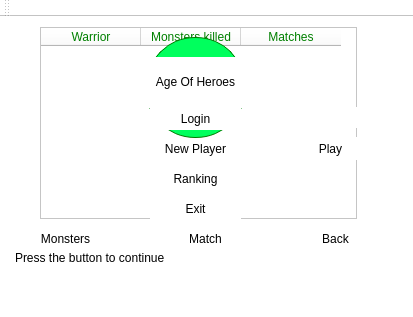
<?xml version="1.0" encoding="UTF-8"?>
<ui version="4.0">
 <class>MainWindow</class>
 <widget class="QMainWindow" name="MainWindow">
  <property name="geometry">
   <rect>
    <x>0</x>
    <y>0</y>
    <width>413</width>
    <height>317</height>
   </rect>
  </property>
  <property name="windowTitle">
   <string>MainWindow</string>
  </property>
  <property name="styleSheet">
   <string notr="true">background-color: rgb(255, 255, 255);</string>
  </property>
  <widget class="QWidget" name="centralWidget">
   <widget class="QPushButton" name="playBtn">
    <property name="geometry">
     <rect>
      <x>285</x>
      <y>120</y>
      <width>91</width>
      <height>23</height>
     </rect>
    </property>
    <property name="cursor">
     <cursorShape>PointingHandCursor</cursorShape>
    </property>
    <property name="styleSheet">
     <string notr="true">QPushButton{
	font: 16pt &quot;Pristina&quot;;
	border-radius: 50px;
	background-color: qradialgradient(spread:pad, cx:0.5, cy:0.5, radius:0.5, fx:0.5, fy:0.506, stop:0 rgba(255, 255, 255, 255));
}

QPushButton:hover:enabled{
	text-decoration: underline;
}

QPushButton:hover:pressed{
	color: rgb(0, 255, 127);
}

QPushButton::disabled{
	color: rgb(173, 173, 173);
}</string>
    </property>
    <property name="text">
     <string>Play</string>
    </property>
   </widget>
   <widget class="QPushButton" name="newPlayerBtn">
    <property name="geometry">
     <rect>
      <x>150</x>
      <y>120</y>
      <width>91</width>
      <height>23</height>
     </rect>
    </property>
    <property name="cursor">
     <cursorShape>PointingHandCursor</cursorShape>
    </property>
    <property name="styleSheet">
     <string notr="true">QPushButton{
	font: 16pt &quot;Pristina&quot;;
	border-radius: 50px;
	background-color: qradialgradient(spread:pad, cx:0.5, cy:0.5, radius:0.5, fx:0.5, fy:0.506, stop:0 rgba(255, 255, 255, 255));
}

QPushButton:hover:enabled{
	text-decoration: underline;
}

QPushButton:hover:pressed{
	color: rgb(0, 255, 127);
}</string>
    </property>
    <property name="text">
     <string>New Player</string>
    </property>
   </widget>
   <widget class="QPushButton" name="backBtn">
    <property name="geometry">
     <rect>
      <x>290</x>
      <y>210</y>
      <width>91</width>
      <height>23</height>
     </rect>
    </property>
    <property name="cursor">
     <cursorShape>PointingHandCursor</cursorShape>
    </property>
    <property name="styleSheet">
     <string notr="true">QPushButton{
	font: 16pt &quot;Pristina&quot;;
	border-radius: 50px;
	background-color: qradialgradient(spread:pad, cx:0.5, cy:0.5, radius:0.5, fx:0.5, fy:0.506, stop:0 rgba(255, 255, 255, 255));
}

QPushButton:hover:enabled{
	text-decoration: underline;
}

QPushButton:hover:pressed{
	color: rgb(0, 255, 127);
}

QPushButton::disabled{
	color: rgb(173, 173, 173);
}</string>
    </property>
    <property name="text">
     <string>Back</string>
    </property>
   </widget>
   <widget class="QLabel" name="label_3">
    <property name="geometry">
     <rect>
      <x>260</x>
      <y>90</y>
      <width>141</width>
      <height>21</height>
     </rect>
    </property>
    <property name="styleSheet">
     <string notr="true">font: 16pt &quot;Pristina&quot;;</string>
    </property>
    <property name="text">
     <string>&lt;html&gt;&lt;head/&gt;&lt;body&gt;&lt;p align=&quot;center&quot;&gt;&lt;br/&gt;&lt;/p&gt;&lt;/body&gt;&lt;/html&gt;</string>
    </property>
   </widget>
   <widget class="QPushButton" name="startBtn">
    <property name="geometry">
     <rect>
      <x>145</x>
      <y>20</y>
      <width>101</width>
      <height>101</height>
     </rect>
    </property>
    <property name="font">
     <font>
      <family>MV Boli</family>
      <pointsize>24</pointsize>
      <weight>50</weight>
      <italic>false</italic>
      <bold>false</bold>
     </font>
    </property>
    <property name="cursor">
     <cursorShape>PointingHandCursor</cursorShape>
    </property>
    <property name="styleSheet">
     <string notr="true">QPushButton{
	font: 24pt &quot;MV Boli&quot;;
	border-radius: 50px;
	background-color: qlineargradient(spread:pad, x1:0, y1:0, x2:1, y2:1, stop:0 rgba(0, 255, 93, 255));
	border-style: solid;
	border-color: rgb(0, 122, 0);
	border-width: 1px;
}

QPushButton:hover:enabled{
	background-color: qradialgradient(spread:pad, cx:0.5, cy:0.5, radius:0.5, fx:0.5, fy:0.5, stop:0.238636 rgba(158, 255, 194, 255), stop:1 rgba(73, 255, 140, 255));
}

QPushButton:hover:pressed{
	background-color: qradialgradient(spread:pad, cx:0.5, cy:0.5, radius:0.5, fx:0.5, fy:0.5, stop:0.119318 rgba(0, 192, 70, 255), stop:1 rgba(0, 255, 93, 255));
}

</string>
    </property>
    <property name="text">
     <string>Start</string>
    </property>
   </widget>
   <widget class="QPushButton" name="loginBtn">
    <property name="geometry">
     <rect>
      <x>150</x>
      <y>90</y>
      <width>91</width>
      <height>23</height>
     </rect>
    </property>
    <property name="cursor">
     <cursorShape>PointingHandCursor</cursorShape>
    </property>
    <property name="styleSheet">
     <string notr="true">QPushButton{
	font: 16pt &quot;Pristina&quot;;
	border-radius: 50px;
	background-color: qradialgradient(spread:pad, cx:0.5, cy:0.5, radius:0.5, fx:0.5, fy:0.506, stop:0 rgba(255, 255, 255, 255));
}

QPushButton:hover:enabled{
	text-decoration: underline;
}

QPushButton:hover:pressed{
	color: rgb(0, 255, 127);
}</string>
    </property>
    <property name="text">
     <string>Login</string>
    </property>
   </widget>
   <widget class="QLabel" name="label_2">
    <property name="geometry">
     <rect>
      <x>115</x>
      <y>40</y>
      <width>161</width>
      <height>51</height>
     </rect>
    </property>
    <property name="styleSheet">
     <string notr="true">font: 24pt &quot;Pristina&quot;;</string>
    </property>
    <property name="text">
     <string>&lt;html&gt;&lt;head/&gt;&lt;body&gt;&lt;p align=&quot;center&quot;&gt;Age Of Heroes&lt;/p&gt;&lt;/body&gt;&lt;/html&gt;</string>
    </property>
   </widget>
   <widget class="QTableWidget" name="tableWidget">
    <property name="geometry">
     <rect>
      <x>40</x>
      <y>10</y>
      <width>317</width>
      <height>192</height>
     </rect>
    </property>
    <property name="minimumSize">
     <size>
      <width>317</width>
      <height>0</height>
     </size>
    </property>
    <property name="styleSheet">
     <string notr="true">font: 14pt &quot;Pristina&quot;;
color: rgba(0, 128, 0, 255);</string>
    </property>
    <column>
     <property name="text">
      <string>Warrior</string>
     </property>
    </column>
    <column>
     <property name="text">
      <string>Monsters killed</string>
     </property>
    </column>
    <column>
     <property name="text">
      <string>Matches</string>
     </property>
    </column>
   </widget>
   <widget class="QPushButton" name="rankingBtn">
    <property name="geometry">
     <rect>
      <x>150</x>
      <y>150</y>
      <width>91</width>
      <height>23</height>
     </rect>
    </property>
    <property name="cursor">
     <cursorShape>PointingHandCursor</cursorShape>
    </property>
    <property name="styleSheet">
     <string notr="true">QPushButton{
	font: 16pt &quot;Pristina&quot;;
	border-radius: 50px;
	background-color: qradialgradient(spread:pad, cx:0.5, cy:0.5, radius:0.5, fx:0.5, fy:0.506, stop:0 rgba(255, 255, 255, 255));
}

QPushButton:hover:enabled{
	text-decoration: underline;
}

QPushButton:hover:pressed{
	color: rgb(0, 255, 127);
}</string>
    </property>
    <property name="text">
     <string>Ranking</string>
    </property>
   </widget>
   <widget class="QPushButton" name="exitBtn">
    <property name="geometry">
     <rect>
      <x>150</x>
      <y>180</y>
      <width>91</width>
      <height>23</height>
     </rect>
    </property>
    <property name="cursor">
     <cursorShape>PointingHandCursor</cursorShape>
    </property>
    <property name="styleSheet">
     <string notr="true">QPushButton{
	font: 16pt &quot;Pristina&quot;;
	border-radius: 50px;
	background-color: qradialgradient(spread:pad, cx:0.5, cy:0.5, radius:0.5, fx:0.5, fy:0.506, stop:0 rgba(255, 255, 255, 255));
}

QPushButton:hover:enabled{
	text-decoration: underline;
}

QPushButton:hover:pressed{
	color: rgb(0, 255, 127);
}</string>
    </property>
    <property name="text">
     <string>Exit</string>
    </property>
   </widget>
   <widget class="QLabel" name="label">
    <property name="geometry">
     <rect>
      <x>15</x>
      <y>230</y>
      <width>381</width>
      <height>21</height>
     </rect>
    </property>
    <property name="styleSheet">
     <string notr="true">font: 20pt &quot;MV Boli&quot;;
color: rgb(0, 0, 0);</string>
    </property>
    <property name="text">
     <string>Press the button to continue</string>
    </property>
   </widget>
   <widget class="QPushButton" name="matchBtn">
    <property name="geometry">
     <rect>
      <x>160</x>
      <y>210</y>
      <width>91</width>
      <height>23</height>
     </rect>
    </property>
    <property name="cursor">
     <cursorShape>PointingHandCursor</cursorShape>
    </property>
    <property name="styleSheet">
     <string notr="true">QPushButton{
	font: 16pt &quot;Pristina&quot;;
	border-radius: 50px;
	background-color: qradialgradient(spread:pad, cx:0.5, cy:0.5, radius:0.5, fx:0.5, fy:0.506, stop:0 rgba(255, 255, 255, 255));
}

QPushButton:hover:enabled{
	text-decoration: underline;
}

QPushButton:hover:pressed{
	color: rgb(0, 255, 127);
}

QPushButton::disabled{
	color: rgb(173, 173, 173);
}</string>
    </property>
    <property name="text">
     <string>Match</string>
    </property>
   </widget>
   <widget class="QPushButton" name="scoresBtn">
    <property name="geometry">
     <rect>
      <x>20</x>
      <y>210</y>
      <width>91</width>
      <height>23</height>
     </rect>
    </property>
    <property name="cursor">
     <cursorShape>PointingHandCursor</cursorShape>
    </property>
    <property name="styleSheet">
     <string notr="true">QPushButton{
	font: 16pt &quot;Pristina&quot;;
	border-radius: 50px;
	background-color: qradialgradient(spread:pad, cx:0.5, cy:0.5, radius:0.5, fx:0.5, fy:0.506, stop:0 rgba(255, 255, 255, 255));
}

QPushButton:hover:enabled{
	text-decoration: underline;
}

QPushButton:hover:pressed{
	color: rgb(0, 255, 127);
}

QPushButton::disabled{
	color: rgb(173, 173, 173);
}</string>
    </property>
    <property name="text">
     <string>Monsters</string>
    </property>
   </widget>
   <zorder>tableWidget</zorder>
   <zorder>playBtn</zorder>
   <zorder>newPlayerBtn</zorder>
   <zorder>backBtn</zorder>
   <zorder>label_3</zorder>
   <zorder>startBtn</zorder>
   <zorder>loginBtn</zorder>
   <zorder>label_2</zorder>
   <zorder>rankingBtn</zorder>
   <zorder>exitBtn</zorder>
   <zorder>label</zorder>
   <zorder>matchBtn</zorder>
   <zorder>scoresBtn</zorder>
  </widget>
  <widget class="QMenuBar" name="menuBar">
   <property name="geometry">
    <rect>
     <x>0</x>
     <y>0</y>
     <width>413</width>
     <height>21</height>
    </rect>
   </property>
  </widget>
  <widget class="QToolBar" name="mainToolBar">
   <attribute name="toolBarArea">
    <enum>TopToolBarArea</enum>
   </attribute>
   <attribute name="toolBarBreak">
    <bool>false</bool>
   </attribute>
  </widget>
  <widget class="QStatusBar" name="statusBar"/>
 </widget>
 <layoutdefault spacing="6" margin="11"/>
 <resources/>
 <connections/>
</ui>
